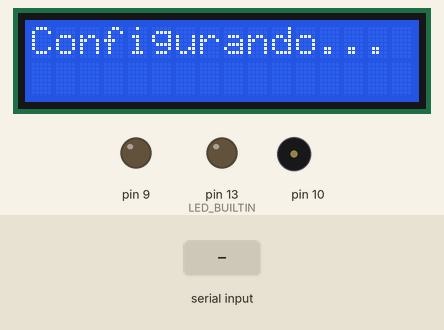
Recording of a sketch running on a simulated Arduino Uno, built with avr-gcc and run on an emulated ATmega328P. Parts: 16×2 character LCD, output pins drawn as LEDs (lit = HIGH), buzzer (waves = sounding). Inputs (shaded band) come from the test bench. What the sketch prints to the serial monitor is not drawn.

Above: at 1.2 s.
1.3 s: "90,45\n" received over Serial
At 2.5 s:
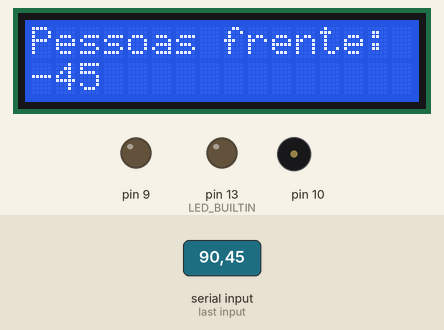
2.8 s: "-" received over Serial
At 3.2 s:
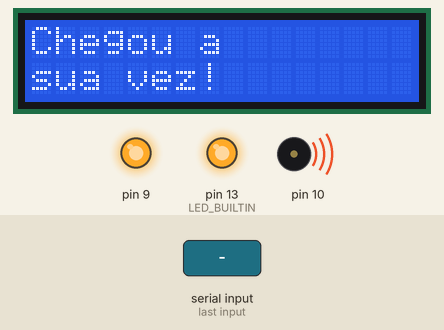
5.8 s: "x90\n" received over Serial
At 7.16 s:
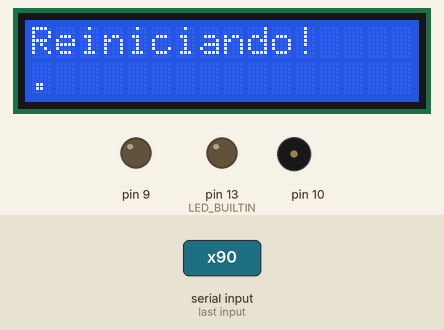
Timing chart, 0 to 8.8 s (numbered marks = the images above; inputs shaded):
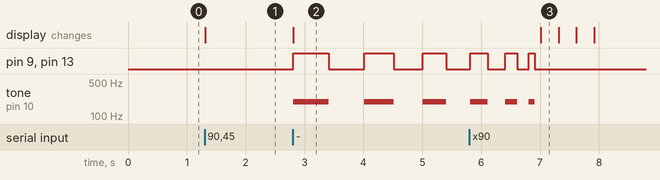

Measured:
- after the input at 1.3 s, the display: changes at once (image 1)
- after the input at 2.8 s, pin 9, pin 13 (LED_BUILTIN): goes HIGH 0.60 s, LOW 0.60 s, HIGH 0.50 s, LOW 0.50 s, HIGH 0.40 s, then LOW, starting at once; tone on pin 10: goes 196 Hz 0.60 s, silent 0.60 s, 196 Hz 0.50 s, silent 0.50 s, 196 Hz 0.40 s, then silent, starting at once; the display: changes at once (image 2)
- after the input at 5.8 s, the display: changes after 1.2 s (image 3)

The sketch:

arduinoprojeto.ino
```cpp
#include <LiquidCrystal.h>
LiquidCrystal lcd(12, 11, 5, 4, 3, 2);

int senha = 0;              //Senha do cliente
int senha_atual = 0;        //Senha do monitor
int senha_antiga;           //Senha anterior a atual
int pessoas_frente;         //Quantidade de pessoas que estão a frente
int cont = 1;               //Contador de usos da comanda
int set = 0;                //Controle da configuração

int SetSenha_atual()
{
    if(Serial.available())
    {
        senha_atual = Serial.parseInt();
        return 1;
    }
    return 0;
}

int SetSenha()
{
    if(Serial.available())
    {
        senha = Serial.parseInt();
        return 1;
    }
    return 0;
}

void TocarComanda(int del) //Função que faz a comanda tocar
{
    tone(10, 196, del);
    digitalWrite(LED_BUILTIN, HIGH);
    digitalWrite(9, HIGH);
    delay(del);
    digitalWrite(LED_BUILTIN, LOW);
    digitalWrite(9, LOW);
    delay(del);
}

void setup()
{
    Serial.begin(9600);
    Serial.setTimeout(10000000);
    pinMode(LED_BUILTIN, OUTPUT);
    pinMode(9, OUTPUT);
    lcd.begin(16, 2);
}

void loop()
{
    if(!set) //Configuração das senhas
    {
        lcd.clear();
        lcd.print("Configurando...");

        Serial.println("");
        Serial.println("Digite a senha atual: ");
        while(!SetSenha_atual());
        Serial.println(senha_atual);

        Serial.println("Digite a senha do Cliente: ");
        while(!SetSenha());
        Serial.println(senha);

        Serial.println("Senha atual: ");
        Serial.print(senha_atual);
        Serial.write(" | ");
        set = 1;
        pessoas_frente = senha - senha_atual;
        lcd.clear();
        lcd.print("Pessoas frente:");
        lcd.setCursor(0, 1);
        lcd.print(pessoas_frente);
    }
    else
    {
        char tecla;
        tecla = Serial.read();

        senha_antiga = senha_atual;

        if (tecla == '-') //Avançar fila
        {
            senha_antiga = senha_atual;
            senha_atual = senha_atual + 1;
            pessoas_frente = senha - senha_atual;
            lcd.clear();
            lcd.print("Pessoas frente:");
            lcd.setCursor(0, 1);
            lcd.print(pessoas_frente);
        }

        if (tecla == '+') //Recuar fila
        {
            senha_antiga = senha_atual;
            senha_atual = senha_atual - 1;
            pessoas_frente = senha - senha_atual;
            lcd.clear();
            lcd.print("Pessoas frente:");
            lcd.setCursor(0, 1);
            lcd.print(pessoas_frente);
        }

        if (tecla == 'x') //Reiniciar a fila
        {
            lcd.clear();
            lcd.print("Reiniciando!");
            cont = cont + 1;
            set = 0;
            lcd.setCursor(0, 1);
            lcd.print(".");
            delay(300);
            lcd.print(" .");
            delay(300);
            lcd.print(" .");
            delay(300);
        }

        if (tecla == 'r') //Exibir relatório no Monitor Serial
        {
            long tempo = millis() / 1000;
            Serial.println("");
            Serial.println("---------- Relatorio ----------");
            Serial.println("Segundos que a comanda esta ligada: ");
            Serial.println(tempo);
            Serial.println("Vezes que a comanda foi usada: ");
            Serial.println(cont);
            Serial.println("Media de tempo na fila: ");
            Serial.println(tempo / cont);
            Serial.println("-------------------------------");
        }

        if (senha_antiga != senha_atual) //Tocar quando a fila andar
        {
            Serial.print(senha_atual);
            Serial.write(" | ");
            if (pessoas_frente > 3)
                TocarComanda(200);
            else if (pessoas_frente > 0)
            {
                for (int i = 0; i < pessoas_frente; i++)
                    TocarComanda(500);
            }
            else
            {
                lcd.clear();
                lcd.print("Chegou a");
                lcd.setCursor(0, 1);
                lcd.print("sua vez!");
                int del = 600;
                for (int i = 0; i < 6; i++)
                {
                    TocarComanda(del);
                    del = del - 100;
                }
            }
        }
    }
}
```
